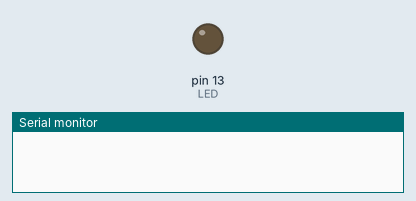
A sketch run on a simulated Arduino Uno, built with avr-gcc and run on an emulated ATmega328P. Parts: output pins drawn as LEDs (lit = HIGH), the last lines printed to the serial monitor.

Above: at 2.5 s.
At 9.2 s:
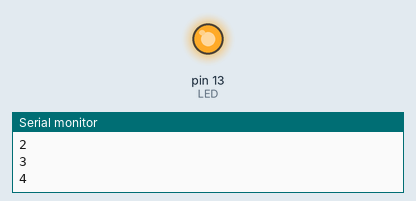
Timing chart, 0 to 13.0 s (numbered marks = the images above):
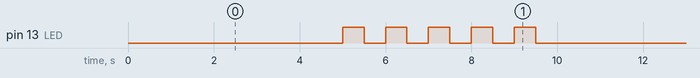

Measured:
- by itself, pin 13 (LED): repeats every 10.0 s: 4 × (LOW 0.50 s, HIGH 0.50 s), LOW 5.5 s, HIGH 0.50 s
- by itself, everything shown: repeats every 10.0 s, in 10 steps

The sketch:

Do_While.ino
```cpp
/* FECHA:06/04/2020
 * AUTOR: Elías Montenegro Ramos
 * DESCRIPCIÓN DEL PROGRAMA: Do While.
*/

 // Este programa no funciona bien no interrumpe el ciclo.

int LED =13; // Creamos la variable LED en el pin 13 de la ´placa.

void setup()
{
   Serial.begin(9600); //Habilitamos el puerto.
   pinMode(LED, OUTPUT); // Definimos el puerto 13 como salida.
}

   void loop()
{
     int X =0;
     digitalWrite (LED, 0); // Enciende el LED.
     delay (5000);          //Permanece encendido por un segundo.

     do
       {
        Serial.println(X); //Vemos como se incrementa la variable X en el monitor.
         X++;
         digitalWrite (LED, HIGH); // Enciende el LED.
         delay (500);             //Permanece encendido por un segundo.
         digitalWrite (LED, LOW);  // Apaga el LED.
         delay (500);             //Permanece encendido por un segundo.
       }
          while (X<5);
}
```
